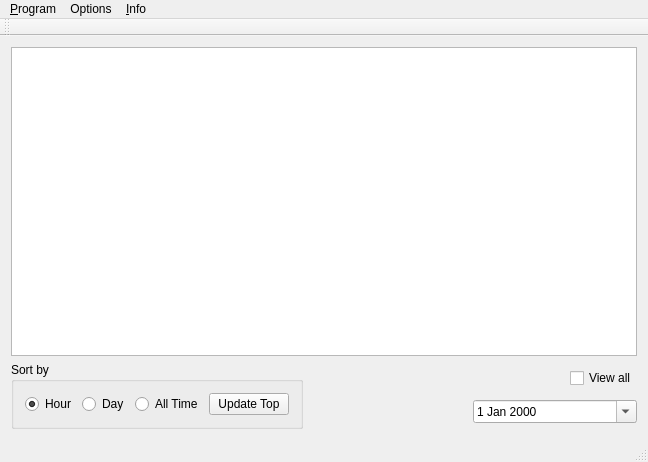
<?xml version="1.0" encoding="UTF-8"?>
<ui version="4.0">
 <class>SoftTop</class>
 <widget class="QMainWindow" name="SoftTop">
  <property name="geometry">
   <rect>
    <x>0</x>
    <y>0</y>
    <width>648</width>
    <height>462</height>
   </rect>
  </property>
  <property name="windowTitle">
   <string>SoftTop - User Assistant</string>
  </property>
  <property name="windowIcon">
   <iconset theme="TT">
    <normaloff>iconTT.ico</normaloff>iconTT.ico</iconset>
  </property>
  <widget class="QWidget" name="centralWidget">
   <layout class="QGridLayout" name="gridLayout">
    <item row="0" column="0">
     <layout class="QVBoxLayout" name="verticalLayout_2">
      <item>
       <widget class="QTableWidget" name="topTable">
        <property name="cursor" stdset="0">
         <cursorShape>PointingHandCursor</cursorShape>
        </property>
       </widget>
      </item>
      <item>
       <layout class="QHBoxLayout" name="horizontalLayout_3">
        <item>
         <widget class="QGroupBox" name="sortByrGrBox">
          <property name="title">
           <string>Sort by</string>
          </property>
          <layout class="QHBoxLayout" name="horizontalLayout">
           <item>
            <widget class="QRadioButton" name="byHour">
             <property name="statusTip">
              <string>Show programs by last hour(date)</string>
             </property>
             <property name="text">
              <string>Hour</string>
             </property>
             <property name="checked">
              <bool>true</bool>
             </property>
            </widget>
           </item>
           <item>
            <widget class="QRadioButton" name="byDay">
             <property name="statusTip">
              <string>Show programs by last days</string>
             </property>
             <property name="text">
              <string>Day</string>
             </property>
            </widget>
           </item>
           <item>
            <widget class="QRadioButton" name="byAllTime">
             <property name="statusTip">
              <string>Show most used program</string>
             </property>
             <property name="text">
              <string>All Time</string>
             </property>
            </widget>
           </item>
           <item>
            <widget class="QPushButton" name="updateButton">
             <property name="statusTip">
              <string>Update program list</string>
             </property>
             <property name="text">
              <string>Update Top</string>
             </property>
            </widget>
           </item>
          </layout>
         </widget>
        </item>
        <item>
         <spacer name="horizontalSpacer_2">
          <property name="orientation">
           <enum>Qt::Horizontal</enum>
          </property>
          <property name="sizeHint" stdset="0">
           <size>
            <width>40</width>
            <height>20</height>
           </size>
          </property>
         </spacer>
        </item>
        <item>
         <layout class="QVBoxLayout" name="verticalLayout">
          <item>
           <layout class="QHBoxLayout" name="horizontalLayout_2">
            <item>
             <spacer name="horizontalSpacer">
              <property name="orientation">
               <enum>Qt::Horizontal</enum>
              </property>
              <property name="sizeHint" stdset="0">
               <size>
                <width>40</width>
                <height>20</height>
               </size>
              </property>
             </spacer>
            </item>
            <item>
             <widget class="QCheckBox" name="viewAllcheckBox">
              <property name="cursor">
               <cursorShape>PointingHandCursor</cursorShape>
              </property>
              <property name="text">
               <string>View all</string>
              </property>
             </widget>
            </item>
           </layout>
          </item>
          <item>
           <widget class="QDateEdit" name="dateEdit">
            <property name="calendarPopup">
             <bool>true</bool>
            </property>
           </widget>
          </item>
         </layout>
        </item>
       </layout>
      </item>
     </layout>
    </item>
   </layout>
  </widget>
  <widget class="QMenuBar" name="menuBar">
   <property name="geometry">
    <rect>
     <x>0</x>
     <y>0</y>
     <width>648</width>
     <height>21</height>
    </rect>
   </property>
   <widget class="QMenu" name="menu_Program">
    <property name="title">
     <string>&amp;Program</string>
    </property>
    <addaction name="action_Close"/>
   </widget>
   <widget class="QMenu" name="menuInfo">
    <property name="title">
     <string>&amp;Info</string>
    </property>
    <addaction name="actionAbout"/>
   </widget>
   <widget class="QMenu" name="menuOptions">
    <property name="title">
     <string>Options</string>
    </property>
    <addaction name="actionUpdate"/>
    <addaction name="separator"/>
    <addaction name="actionHour"/>
    <addaction name="actionDay"/>
    <addaction name="actionAll_Time"/>
   </widget>
   <addaction name="menu_Program"/>
   <addaction name="menuOptions"/>
   <addaction name="menuInfo"/>
  </widget>
  <widget class="QToolBar" name="mainToolBar">
   <attribute name="toolBarArea">
    <enum>TopToolBarArea</enum>
   </attribute>
   <attribute name="toolBarBreak">
    <bool>false</bool>
   </attribute>
  </widget>
  <widget class="QStatusBar" name="statusBar"/>
  <action name="action_Close">
   <property name="text">
    <string>&amp;Close</string>
   </property>
  </action>
  <action name="actionAbout">
   <property name="text">
    <string>&amp;About</string>
   </property>
  </action>
  <action name="actionUpdate">
   <property name="text">
    <string>&amp;Update</string>
   </property>
   <property name="statusTip">
    <string>Update list</string>
   </property>
  </action>
  <action name="actionHour">
   <property name="text">
    <string>&amp;Hour</string>
   </property>
   <property name="statusTip">
    <string>Show programs by last hour(date)</string>
   </property>
  </action>
  <action name="actionDay">
   <property name="text">
    <string>&amp;Day</string>
   </property>
   <property name="statusTip">
    <string>Show programs by last days</string>
   </property>
  </action>
  <action name="actionAll_Time">
   <property name="text">
    <string>&amp;All Time</string>
   </property>
   <property name="statusTip">
    <string>Show most used program</string>
   </property>
  </action>
 </widget>
 <layoutdefault spacing="6" margin="11"/>
 <resources/>
 <connections/>
</ui>
